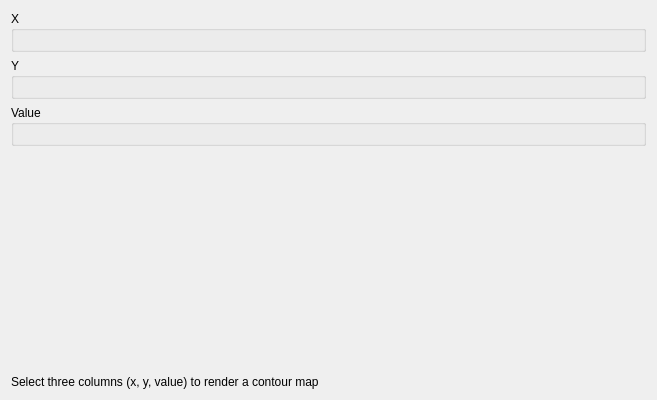
<?xml version="1.0" encoding="UTF-8"?>
<ui version="4.0">
 <class>DAChartAddContourWidget</class>
 <widget class="QWidget" name="DAChartAddContourWidget">
  <property name="geometry">
   <rect>
    <x>0</x>
    <y>0</y>
    <width>657</width>
    <height>400</height>
   </rect>
  </property>
  <property name="windowTitle">
   <string>Add Contour Map</string>
  </property>
  <layout class="QVBoxLayout" name="verticalLayout_2">
   <item>
    <widget class="QGroupBox" name="groupBoxX">
     <property name="title">
      <string>X</string>
     </property>
     <property name="flat">
      <bool>true</bool>
     </property>
     <layout class="QVBoxLayout" name="verticalLayout">
      <item>
       <widget class="DA::DAChartSeriesSelectWidget" name="selectWidgetX"/>
      </item>
     </layout>
    </widget>
   </item>
   <item>
    <widget class="QGroupBox" name="groupBoxY">
     <property name="title">
      <string>Y</string>
     </property>
     <property name="flat">
      <bool>true</bool>
     </property>
     <layout class="QVBoxLayout" name="verticalLayout_3">
      <item>
       <widget class="DA::DAChartSeriesSelectWidget" name="selectWidgetY"/>
      </item>
     </layout>
    </widget>
   </item>
   <item>
    <widget class="QGroupBox" name="groupBoxValue">
     <property name="title">
      <string>Value</string>
     </property>
     <property name="flat">
      <bool>true</bool>
     </property>
     <layout class="QVBoxLayout" name="verticalLayout_4">
      <item>
       <widget class="DA::DAChartSeriesSelectWidget" name="selectWidgetValue"/>
      </item>
     </layout>
    </widget>
   </item>
   <item>
    <spacer name="verticalSpacer">
     <property name="orientation">
      <enum>Qt::Vertical</enum>
     </property>
     <property name="sizeHint" stdset="0">
      <size>
       <width>20</width>
       <height>40</height>
      </size>
     </property>
    </spacer>
   </item>
   <item>
    <widget class="QLabel" name="labelHint">
     <property name="text">
      <string>Select three columns (x, y, value) to render a contour map</string>
     </property>
    </widget>
   </item>
  </layout>
 </widget>
 <customwidgets>
  <customwidget>
   <class>DA::DAChartSeriesSelectWidget</class>
   <extends>QWidget</extends>
   <header>DAChartSeriesSelectWidget.h</header>
  </customwidget>
 </customwidgets>
 <resources/>
 <connections/>
</ui>
